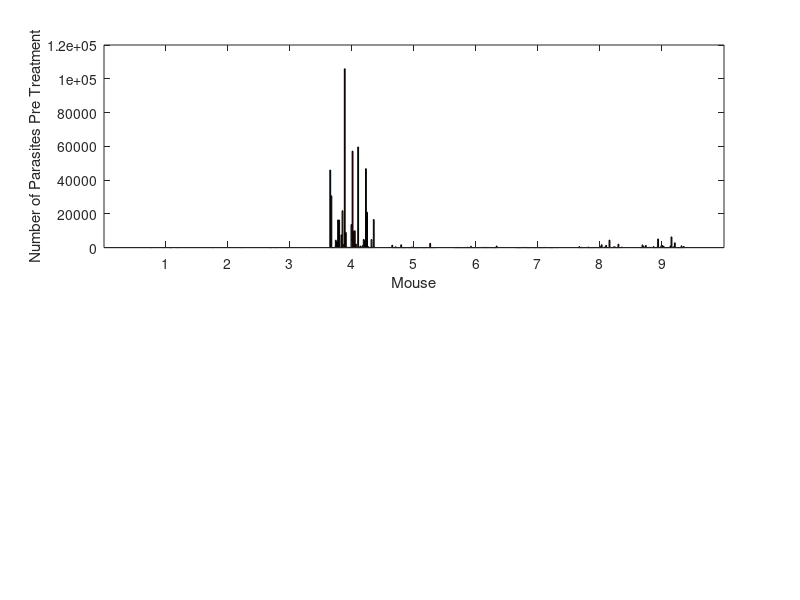

This chart was generated by the following MATLAB code: (Note: this script raises an error after producing the figure.)
%% RPMI Mice
%Experimental ID F Experiment 2
PreF = [0	0	0	0	0	0	0.0254	0	0	0	0	0	0	0	0	0	0	0.0089	0	0	0	0	0	5.2044	0.006	0	0	0	0	0	0.0094	0	0	0	0	0	0	0	0	0];
PostF = [0	0	0	0	0	0	0	0	0	0	0	0	0.1917	0	0	0	0	0	0.0265	0	0	0.3034	0	0	0	0	0	0	0	0	0	7.113	0	0	0	0	0	0	0	6.349];
%Experimental ID J Experiment 2
PreJ = [0	0	0	0	0	0	0.0899	0	0	0	0	0	0	0	0	0	0	0	0	0	0	0	0	0	0	0	0	0	0	0	0	0	3.4093	0	0	0	0	0	0	0];
PostJ = [2.0842	0	0	0	0	0	41.4374	0	0	0	0	0	0	0.6836	0	0	0	0.541	0	0	0	0	2.6215	0	0	0	0	0	0	0.0198	0	29.5184	0	0	0	0	0	0	0	0];
%Experimental ID 3 Experiment 4
Pre34 = [0	0.6	0	0.4	0	0	0	5.8	0	0	0	0	0	0	0	0	0	0.1	0	0	0	0	0	0	0	0	0	0	0	0	0	0	0	0	0	0	0	36.4	0	0];
Post34 = [1	0.4	25.5	0.3	33.9	0.9	0.4	0.3	14.6	0.1	0.1	0.3	0	0.8	0.1	4460.3	0.8	0.1	0.1	0.7	0.2	0.1	0.1	70.1	0.1	0.5	528.8	9.1	0.2	0.4	0	0	0.3	1.5	0	6.5	0.1	1.5	0.3	0.2];
%Experimental ID 10 Experiment 4
Pre10 = [45917.9	30642.6	3.4	39.8	203.7	4395.4	3471.5	16373.9	16270.9	23.2	7529	21822	1772	105894.9	8905	155.5	161.4	117	1.7	13632.7	57148.3	9698.5	9941.3	2118.8	60.9	59572	0.1	886.4	162	1143.7	4831.8	4164.2	46721.5	20933.6	575.1	1.3	198.9	4753.2	269.4	16621.4];
Post10 = [16948.1	201229.3	56581.7	112934.9	17244.1	71996.4	84816.5	197454.1	58578.8	0	105377.5	2719.7	6702.3	20780.8	334.7	77717.5	219061.9	90332.4	173098.7	41.3	97045.4	99730.3	124903.2	87495.9	5	19.5	34.7	59999.6	29938.8	27444.7	47092.1	3952.7	104650	150732	171.7	0	61254.3	177648.8	43357.5	29698.6];
%Experimental ID 3 Experiment 5
Pre35 = [1394.6	23.4	16.8	459.2	127.3	3	0.7	0.1	1652.1	0.1	5.6	0.2	1.2	0	0.1	0.1	0.2	284.4	264.9	0.2	1	36.5	0.9	2.3	0.3	72.3	0.1	10.8	1.7	0.8	0.2	0	3.8	11.6	2507.7	7.3	17.8	70.9	15.7	54.2];
Post35 = [74176.4	0.8	0.3	2191.4	562.1	4431.3	0.2	5.8	138.3	9.4	11491.5	1	10.4	1.8	1422	0.5	624.6	2.2	0.1	1918.5	2.8	2840.7	4.9	13.7	22.5	127.8	0	483.7	0	0	1.3	0	403.8	2.1	0	90.4	4	0.3	0.6	5.3];
%Experimental ID 4 Experiment 5
Pre4 = [13.3	36.2	2.5	145	6.7	5.3	35.9	1.5	14.7	35.8	46.2	15.9	231	1.4	10	776.8	6.6	11.8	4	129.2	19.4	13.3	7.8	23.9	31.7	56.5	87	138.7	3.2	139.6	6.2	28.8	91.4	25.9	25.5	2.1	5.7	6.6	919.7	52.2];
Post4 = [0.8	1682.6	0	0	322.3	0	188.8	0.1	0.3	911.5	0	0	0	0.3	0.4	4838.1	0.6	0	0	0	0	4.9	0.1	0	0.4	0	0.3	0	0	0.1	0	0	153.4	0	0	0	0	0	0.2	2.5];
%Experimental ID 7 Experiment 5
Pre7 = [0.2	19.9	3.5	0.2	0.8	17.7	105.2	86	117	0.6	86.4	3	20.9	6.2	0	15.1	34.1	3.3	0.3	0	0.8	2	1.4	1.7	8.1	38.8	156.7	0	0.5	0	8.7	1.2	10.2	10.1	0	0.6	0	8.8	0	0];
Post7 = [0.1	6.2	48.7	0.1	3599.4	13.5	0	0	1.1	0	1.2	0	0	0	0.2	0	0	0	0	0	0	0	0	0.3	0	0	1638.6	80.9	0	0.5	0	0	0.2	0	1.3	0	0	0	2	0];
%Experimental ID 9 Experiment 5
Pre9 = [66.1	595.8	6.9	129.4	11.4	1.6	50.9	107.9	19.4	339.3	10	19.9	12.6	11.4	19.9	133.3	52.6	20.2	28.5	5.8	550.1	1675.3	22.3	112.7	382	1302.6	5.3	6.9	4414.4	10	2.4	28.8	503.5	387.7	3	15.9	2003.7	25.3	59.3	319];
Post9 = [0	431.8	29.3	5762.4	0	0.2	513.4	0.8	0.1	0	217	39.5	83.3	284.2	79.4	0	0	339.7	0.2	1.1	1549.5	0.2	0.3	117.9	3.2	288.8	0.6	0.7	207.4	0.1	2.2	210.9	0.3	0	141.3	2.4	63.2	79.4	29.4	0.2];
%Experimental ID 11 Experiment 5
Pre11 = [93.2	14.5	1580.5	710	55.2	1267.4	19.3	29.5	148.7	75.8	66.5	72.1	602.6	13	7.5	259.4	5103.3	2.9	273.8	1265.1	1084.2	748.5	3.9	6.1	8.9	52.6	22.2	849.8	6303.9	105.8	405.3	2809.8	9.5	18.5	4.9	15.4	5.4	1034.1	7.8	652.5];
Post11 = [0.5	0.9	125.4	789.6	682.5	1378.6	44.2	508.9	7.2	16.9	573.6	31.9	55.5	8.1	738.5	0.6	27265.5	2.8	2429.9	104.3	1565.9	4.8	509.3	33.5	6291.7	5.1	586.1	11.2	2825.6	13	0.1	13644.3	5	0.2	0	0.9	1.3	886.5	4.6	2809.3];

subplot(2,1,1)
dataPre = [PreF;PreJ;Pre34;Pre10;Pre35;Pre4;Pre7;Pre9;Pre11];
bar(dataPre,'grouped')
xlabel('Mouse')
ylabel('Number of Parasites Pre Treatment')
suptitle('RPMI Treatment Group')
subplot(2,1,2)
dataPost = [PostF;PostJ;Post34;Post10;Post35;Post4;Post7;Post9;Post11];
bar(dataPost,'grouped')
xlabel('Mouse')
ylabel('Number of Parasites Post Treatment')

%% CD4 Mice
%Experimental ID A Experiment 2
PreA = [27.1983	0.1372	0.0722	0.311	0.0185	0.1038	0	0.0115	2.5457	0	0	0.0676	0.0383	0	0.0293	0	0.0557	0	0.0216	0.4142	0.0604	7.8228	0	0	0.0611	0.0848	0.0205	0.0065	0.1266	0.0255	0.1392	0.0452	0.0358	0	352.9986	0.0434	395.6194	0.1813	0.4578	0.0797];
PostA = [2330.658	0.211676	0.012102	1.382218	0.270469	496.018	0.129177	9216.162	14183.15	594.3729	0.972096	108.5778	24313.63	1.979764	6015.981	0.23771	3.772378	3.264987	7.608706	39334.38	39.58626	4877.153	18.16791	0.088745	210.875	0.661749	1774.815	136537	0.139089	52032.7	1.851245	0.431662	0.135417	192.2832	551.4379	0.583188	267.3093	328.6461	0.177631	13412.1];
%Experimental ID B Experiment 2
PreB = [0	0	0.1416	0	0	0	0	8.8597	0	0	0	0	0	0	9.8638	95.5238	0.0069	265.0301	0	78.2494	0	0	0	0	0	0	0	0	0	0	0	0	0	0	0	0	0	0	0	0];
PostB = [0.0078	95.0941	0.0356	108.6664	0.0833	0	0.0333	0.0572	0	0.1846	69.317	0.0142	475.459	0.114	0.2222	0.1291	0.0523	136.3398	0	0.0821	518.3716	0.0084	0.2384	0.1386	0.3097	4.348	186.5302	0	65207.98	556.7891	116.8306	0.0101	1.2092	229.806	0.0399	1554.047	0	0	1.3197	86.1103];
%Experimental ID 1 Experiment 4
Pre14 = [1.4	1.7	0.3	232.7	380	0.1	1096.3	1112.8	5.1	0.1	1319.7	19107.4	0.8	1.2	2617.6	0.2	1.3	9.1	0.8	0.1	0	684.4	308.5	1.7	0	3151.7	0.1	0.2	127.6	0	0.1	0.7	0	11747.5	2.1	3993.1	2.6	0.5	0.8	0.4];
Post14 = [20.6	0.8	190.3	269.9	0	3.2	0.3	0	0.4	83.9	29.9	0.6	31.2	2.4	0	2.7	448.6	5.3	120.7	205.1	0	180.7	0.7	0	0	93.9	0	0	0	84.1	63.9	0	0	0.6	100.5	16.6	0	10.8	1.8	613.3];
%Experimental ID 2 Experiment 4
Pre2 = [0	0.4	1.2	0.1	0	0	0	1	37.3	0.1	400.1	0	0	0	0	0	4395.1	0	0.1	0	0	0	0	0	0	6.2	0.1	0	0.3	3.5	0	0	0	0.1	0	0.6	0	0.1	0	3330.3];
Post2 = [3.5	1.3	0.4	99.3	0.1	2.9	3.3	2191.4	14.4	0.7	0.3	4.1	0.1	0.2	330.7	2.6	1.8	0.3	0.2	0.1	0.7	0.2	0.2	0	3.7	1.7	9	7.2	1	1.6	0.2	1	3055.3	522.4	0.2	0.4	1.6	25559.2	0.4	0.4];
%Experimental ID 6 Experiment 4
Pre64 = [7477.4	14329	6075.6	1.7	187.1	7487.5	20163.4	0.4	26311.9	9.9	1.4	17999.6	1285.4	107.9	15895.1	15150.7	1.7	2449	18093.9	17692.7	12182.9	19800.4	6272.9	22233.9	8125.6	9961.6	22065.3	22622.6	3286.7	27884.8	63332.6	13730.3	9791.7	678	10504.9	2622.6	3201.1	1.6	8167.8	840.4];
Post64 = [3546.9	62531.9	10708.5	20164.9	15823.2	30946.8	43496	673.7	2359.5	16694	2.1	2061.7	0.7	2907.7	31219.4	38228.3	60933.9	3.9	3.5	3798.3	4	42926.6	42	79377.3	9.3	36725.8	33753.8	55109.4	18997.8	26817.2	37516.3	7567.2	55.9	33335.7	15379.3	34329	25426.8	35.1	77003.3	18.2];
%Experimental ID 8 Experiment 4
Pre8 = [685.9	192.5	13783.4	4162.7	8695.3	19029.3	48.2	10060.3	3123.3	6614.5	188.6	78.1	228.3	0	14.6	0.9	9008.1	2183.3	8739.7	2184.3	341	852.5	2.5	26812	16293.6	3410.1	16014.4	13022.2	1950.5	20.6	1508.5	1780.1	46395.4	7452.9	35	235.8	245.9	7176.8	7467.9	1558.5];
Post8 = [88906	19149.5	18599.4	9562.3	14940.8	36613.4	20706.3	9008.5	10162.4	34724.1	0.5	12324.1	31943.8	8432.6	22005.8	34875.9	5.2	3496.7	1021.9	30555.2	3.4	9530.1	175.9	10234.8	15064.4	2524.2	4107.9	5326.5	37661.2	10965.5	485.7	24218.8	5724.7	27079.4	3414.6	10154.8	84.5	17578.7	16548.6	38973.2];
%Experimental ID 1 Experiment 5
Pre15 = [676.4	4.5	1.8	3.8	615.4	131.6	1.5	30.6	1.8	1	1.5	5.7	113.9	6.3	171.3	9	239	0	5.3	0.1	0.9	515.6	4.8	8.6	63.6	136	0.6	36.1	8.3	1.3	0.2	4.9	6.1	30.2	82.4	27.8	25.1	0.2	50	127.1];
Post15 = [1.4	17	106.7	1935.1	1440.5	4.2	0.9	0.5	0.9	1.5	2.8	0.2	4506	0.1	699	3	0.3	0.1	29.8	0	14	12.5	0.1	0.6	0.4	851.1	77.1	28.9	2280.2	44.5	545.4	0.3	0.1	6.1	2.5	190.8	0	0	0	0.2];
%Experimental ID 6 Experiment 5
Pre65 = [222.2	16.7	10.2	26.5	16.4	14.7	440.4	23.2	6.1	3.9	1.7	0.3	0.7	0.1	0.6	0.8	5.1	14.9	0	0.3	0.4	5.1	1.1	0.3	0.2	0.6	0.1	4.6	0.1	0	0	0.1	0	1	0	0	14.5	0.2	0.1	1.1];
Post65 = [616	381.5	0	0.3	1.1	1	0	26.8	0.1	0.2	0	1.1	0.1	0	0.4	0	0	294	0	0	1.9	0	0	0.6	0	57.3	0	0.3	0	0	0	0.3	3145.1	31.5	0	0	0	0	0.9	0];
%Experimental ID 10 Experiment 5
Pre10 = [18.3	11.1	134.4	8.9	6.8	16.6	23.2	12.4	5.9	74.7	15.5	19	13.8	9.7	18.2	5.7	13	3.6	26	11.2	6.4	6	8.1	7.8	32.2	48	29.2	32.5	90	6.5	3.8	4.9	4.3	20.3	6.7	7.3	12.4	10.9	4.5	9.2];
Post10 = [0.1	0.3	5.9	2.9	0.1	2.4	10.8	0.1	19.3	0.8	1.4	0.1	0	0	89.2	0.1	1.6	0.1	0.1	0.1	0.1	0	23.7	0	0.1	0.3	0.4	0.1	0	0	0	0.1	5161.1	0.2	0.2	0	0	0.1	1124.5	0.3];

subplot(2,1,1)
dataPre = [PreA;PreB;Pre14;Pre2;Pre64;Pre8;Pre15;Pre65;Pre10];
bar(dataPre,'grouped')
xlabel('Mouse')
ylabel('Number of Parasites Pre Treatment')
suptitle('CD4 Treatment Group')
subplot(2,1,2)
dataPost = [PostA;PostB;Post14;Post2;Post64;Post8;Post15;Post65;Post10];
bar(dataPost,'grouped')
xlabel('Mouse')
ylabel('Number of Parasites Post Treatment')

%% CD8 Mice
%Experimental ID C Experiment 2
PreC = [0	0	0.0029	0.0247	0	1.8955	0	0.19	0	0	0.0116	0	0	173.9457	0	0	0	0	0.0143	0	0	0.0013	0.0369	0	0	0.0988	0.0002	0	0	0	0	0	0	0	0.0005	0	0	0	0	0];
PostC = [0	5.5759	0.4435	121.3444	113.6761	23.1212	0.549	0.4083	59270.81	2190.943	30.0222	3856.608	0.1187	5967.567	1402.019	0	68.2327	485.7335	5.9257	5087.115	0	0.0577	0.0361	0	124.4428	0	0	0	0	0	0	0	0.1875	0	27671.09	22774.06	0	12917.47	0.3151	2074.783];
%Experimental ID I Experiment 2
PreI = [0.4456	0	0	0	0.0082	0.2178	0.0056	0	0.8832	0.8085	1.6268	0	0.0251	0.0654	0	0	0	0	0.3765	0.0617	3.316	2.4168	1.5205	0	0.0385	0	0	0.1547	1.2092	0	0	0.0288	0	0	0	0	0.0061	22.2356	0.0042	0.1576];
PostI = [0.8487	0	0	84.0987	183.0519	0.0207	0.6195	0.3687	0.0242	0.0119	0	17.098	54.4897	0	0.2219	1.4007	0	0.1979	0	0	0.1827	0	0	1.5113	0	0.0155	0.0306	0.271	284.9258	0	0.0644	0.0081	0.1213	0.0274	0.0217	0.0707	0.0455	0	0.0098	8.3875];
%Experimental ID 4 Experiment 4
Pre4 = [0.1	0.9	0	0	0	0	0	0.2	0	0	0.7	0.1	0	0	0	0.4	0	0	0	0	0	0	0	1.1	0	0	0	0	0	0	1454.3	0	0	63.4	0	0	0	0.1	0	0];
Post4 = [1.5	2.8	2.9	0.4	0.4	7528.2	3.7	471.4	2.3	1.9	0.4	0.4	206.3	2283.5	2654.9	1.7	1.6	0.1	0.4	898.2	0.4	1.1	12.4	0.6	42.4	5.7	2.5	1.9	0.3	0.5	2032.9	11.9	0.2	22.4	0.1	2.5	3.1	0.3	226.2	4.2];
%Experimental ID 5 Experiment 4
Pre54 = [0.3	0.1	0	24.4	2.2	0.3	0	0	0.1	2.4	9	2.9	0	508.2	0	1232.7	0.2	0	0	0	0.1	0	0.1	0	0	42.2	0.3	0	0	9.4	1168.3	0	0	1.2	0	0.2	0.6	0.6	0.1	0.1];
Post54 = [863.9	4821.4	242.7	0.1	0	1.4	0.1	1.6	164.7	1.2	0	0.5	0	8668.3	0	0.1	43.3	273.4	0.3	2336.4	1475.9	0	0.4	0.2	19.8	2676.5	944.5	8491.8	294.2	0.1	0.5	3.7	1.3	208.4	1.3	233.1	0	4.1	5.4	0.4];
%Experimental ID 7 Experiment 4
Pre7 = [60894.7	29312.6	149.9	329.2	0.8	828.8	1.1	7.2	23167.8	46533.2	716.8	10084.5	12668.4	2778	23218	20898.7	1.3	2162.7	5618	31991.6	2385	7459.2	24130.7	12464.5	9145.1	78655	25509	13988.6	23600.3	3259.9	59350.7	20476.9	3.3	3629.2	198.5	2430.9	3.8	114.8	27108.9	0.3];
Post7 = [12.5	49844.3	925.7	51171.1	8598	1.4	2846.3	131405.3	51407.1	33692.4	18234.4	327061.6	27193.8	44500.2	390562.3	44369.2	68823.3	15961.9	52160.3	7226.3	3	40.4	10832.6	9240.8	3427.2	27649.3	24212.2	154125.4	20413.9	29544.5	4001.6	24486.1	10991.4	48774.8	28130.8	416.6	55300.7	37953.5	51720.2	174.2];
%Experimental ID 9 Experiment 4
Pre9 = [0.4	0.1	0.1	0	0.4	0.1	136.7	0.1	0.6	0.1	0	1.5	0.6	0	2	0	1.4	0.1	0	1.7	0	0.6	1.3	0	0.3	0.1	0.2	0.9	0	0	0.3	0.1	1.2	1.1	0	2079.3	0.7	0.7	0.2	0.1];
Post9 = [191.1	4.3	271.7	3	624	0	782.5	0.1	0.1	0.5	4	0.2	0	0	0	0	0	0.9	0.7	4.9	0.5	0.4	93	0.7	0.7	47.9	155.6	0.4	1.1	1.5	0	0	0.1	0.6	0	0.1	0.1	0.5	1.7	4720.3];
%Experimental ID 2 Experiment 5
Pre2 = [20.5	0	0	0	0	0	0	0	0	0	0	0	7	0	0	0	91.4	0	2020.9	0	0	0	0	0	0	0	0	0	421	0	0	1237.4	0	0	0	0	35.9	0	0	1182.8];
Post2 = [0.4	13.4	0	28.8	901.9	129.7	98.1	9.1	0.3	0.1	1.8	0	2.8	3667	329.5	3.2	0.2	0.4	0.3	0.6	0.4	2.3	228.6	3	4.1	0	0	22.3	0.2	8.8	5.7	0.2	0.2	0	3.6	1.9	0.2	130.9	1.1	0.3];
%Experimental ID 5 Experiment 5
Pre55 = [10.7	32.2	24.3	8.8	18.3	15.7	9.8	89.6	21.1	7.7	35.7	12	12.2	14.1	6.2	16.7	0.7	13.7	6.6	1.4	1	9.3	1.1	3	1.3	21	11.2	0.3	8.4	0.8	7.6	1.1	3.9	1	3.4	2.3	4	0.5	0.4	25.5];
Post55 = [0.3	0.3	1.2	0	0.1	0	8.9	1.5	0.2	1.3	0.1	0.2	0	4.6	0.3	0.1	0.2	0.7	0.2	0.1	0.4	3.1	1.1	1.9	1.5	0.5	0.2	0	0.1	1.5	0.3	0.3	717.9	0.7	0.1	0.1	1.7	0.4	0.1	1];
%Experimental ID 8 Experiment 5
Pre8 = [0	0	6	0	0	0	0	0	0.4	0	1	0	0	0.3	0	17.8	19	16.9	51.4	17.6	18.7	45.7	49.4	34.5	6.9	24.5	76.6	10.2	5.3	14.2	7.2	5.3	13.8	13	12.6	26	17.1	11.3	7.1	581.5];
Post8 = [0	0.9	0	0	0	0.4	0	0.3	2.9	0.6	0	0	0	0	0	0.1	0	0	0.3	0.1	0.1	1.4	0	0.1	0.1	0.9	0.4	0	0	0	0	0.1	0	0.2	0.8	0.1	0	8.4	0.2	0.2];

subplot(2,1,1)
dataPre = [PreC;PreI;Pre4;Pre54;Pre7;Pre9;Pre2;Pre55;Pre8];
bar(dataPre,'grouped')
xlabel('Mouse')
ylabel('Number of Parasites Pre Treatment')
suptitle('CD8 Treatment Group')
subplot(2,1,2)
dataPost = [PostC;PostI;Post4;Post54;Post7;Post9;Post2;Post55;Post8];
bar(dataPost,'grouped')
xlabel('Mouse')
ylabel('Number of Parasites Post Treatment')